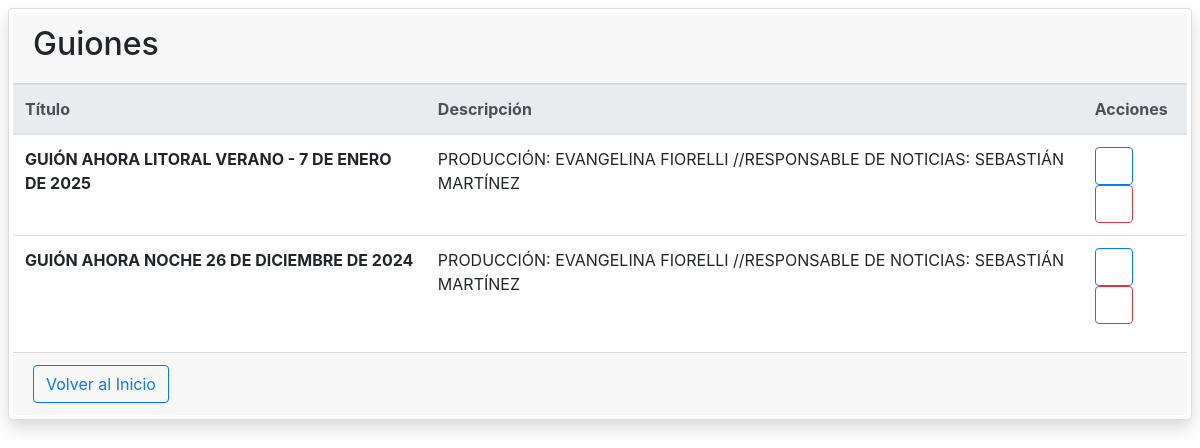
The app's page /listado_guiones, older data.
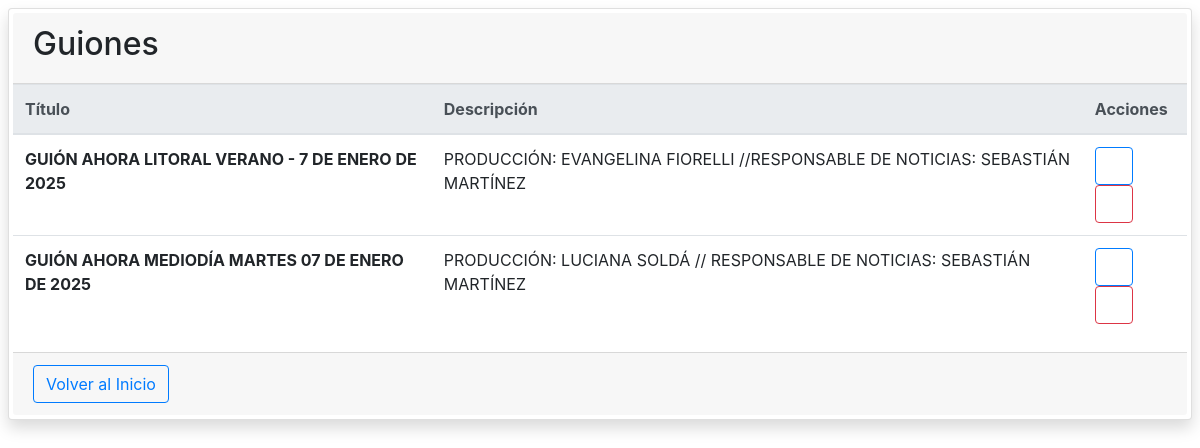
The same page, newer data.
### app.py (models this page shows)
class Guion(db.Model):
    __tablename__ = 'guion'
    id = db.Column(db.Integer, primary_key=True)
    nombre = db.Column(db.String(200), nullable=False)
    descripcion = db.Column(db.String(500), nullable=False)
    textos = db.relationship('Texto', backref='guion', lazy=True)

### app.py (the view)
@app.route('/listado_guiones')
def listado_guiones():
    guiones = Guion.query.all()
    return render_template('listado_guiones.html', guiones=guiones)

### templates/listado_guiones.html (shortened to what this page needs)
{% extends "base.html" %}
{% block extra_script %}
    <link rel="stylesheet" href="{{ url_for('static', filename='css/@fortawesome/fontawesome-free/css/all.min.css') }}">
{% endblock extra_script %}
{% block body %}
    <div class="card shadow p-1 m-2 rounded">
        <div class="card-header">
            <h2>Guiones</h2>
        </div>
        <div class="card-body p-0 m-0">
            <table class="table table-hover">
                <thead class="thead-light">
                <tr>
                    <th>Título</th>
                    <th>Descripción</th>
                    <th>Acciones</th>
                </tr>
                </thead>
                <tbody>
                {% for guion in guiones %}
                    <tr>
                        <td><strong>{{ guion.nombre }}</strong></td>
                        <td>{{ guion.descripcion }}</td>
                        <td>
                            <a href="{{ url_for('ver_guion', id=guion.id) }}">
                                <button class="btn btn-outline-primary"><i class="fas fa-eye"></i></button>
                            </a>
                            <button class="btn btn-outline-danger" onclick="borrarGuion({{ guion.id }})"><i
                                    class="fas fa-trash"></i></button>
                        </td>
                    </tr>
                {% endfor %}
                </tbody>
            </table>
        </div>
        <div class="card-footer">
            <a href="/">
                <button class="btn btn-outline-primary">Volver al Inicio</button>
            </a>
        </div>
    </div>
{% endblock body %}

### templates/base.html (shortened to what this page needs)
<!DOCTYPE html>
<html lang="es">
<head>
    <link rel="stylesheet" href="{{ url_for('static', filename='bootstrap-4.1.3/dist/css/bootstrap.css') }}">
    {% block extra_script %}
    {% endblock extra_script %}
</head>
<body>
{% block body %}
{% endblock body %}
</body>
</html>

Row changes from the older to the newer data that the page shows:
removed Guion: nombre "GUIÓN AHORA NOCHE 26 DE DICIEMBRE DE 2024", descripcion "PRODUCCIÓN: EVANGELINA FIORELLI //RESPONSABLE DE NOTICIAS: SEBASTIÁN MARTÍNEZ"
added Guion: nombre "GUIÓN AHORA MEDIODÍA MARTES 07 DE ENERO DE 2025", descripcion "PRODUCCIÓN: LUCIANA SOLDÁ // RESPONSABLE DE NOTICIAS: SEBASTIÁN MARTÍNEZ"
